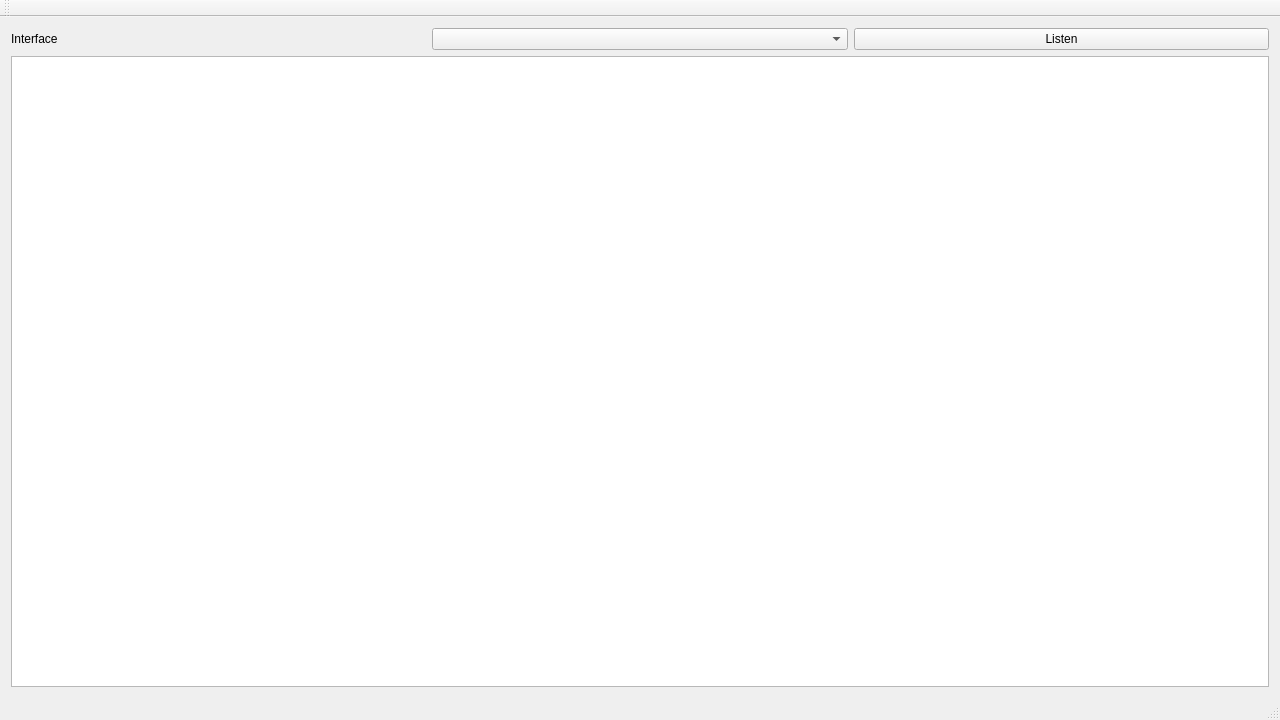
<?xml version="1.0" encoding="UTF-8"?>
<ui version="4.0">
 <class>MainWindow</class>
 <widget class="QMainWindow" name="MainWindow">
  <property name="geometry">
   <rect>
    <x>0</x>
    <y>0</y>
    <width>1280</width>
    <height>720</height>
   </rect>
  </property>
  <property name="windowTitle">
   <string>MainWindow</string>
  </property>
  <widget class="QWidget" name="centralWidget">
   <layout class="QHBoxLayout" name="horizontalLayout_2">
    <item>
     <layout class="QVBoxLayout" name="verticalLayout">
      <item>
       <layout class="QHBoxLayout" name="horizontalLayout">
        <item>
         <widget class="QLabel" name="label">
          <property name="text">
           <string>Interface</string>
          </property>
         </widget>
        </item>
        <item>
         <widget class="QComboBox" name="comboBox"/>
        </item>
        <item>
         <widget class="QPushButton" name="pushButton">
          <property name="text">
           <string>Listen</string>
          </property>
         </widget>
        </item>
       </layout>
      </item>
      <item>
       <widget class="QListWidget" name="listWidget"/>
      </item>
     </layout>
    </item>
   </layout>
  </widget>
  <widget class="QMenuBar" name="menuBar">
   <property name="geometry">
    <rect>
     <x>0</x>
     <y>0</y>
     <width>1280</width>
     <height>18</height>
    </rect>
   </property>
  </widget>
  <widget class="QToolBar" name="mainToolBar">
   <attribute name="toolBarArea">
    <enum>TopToolBarArea</enum>
   </attribute>
   <attribute name="toolBarBreak">
    <bool>false</bool>
   </attribute>
  </widget>
  <widget class="QStatusBar" name="statusBar"/>
 </widget>
 <layoutdefault spacing="6" margin="11"/>
 <resources/>
 <connections/>
</ui>
